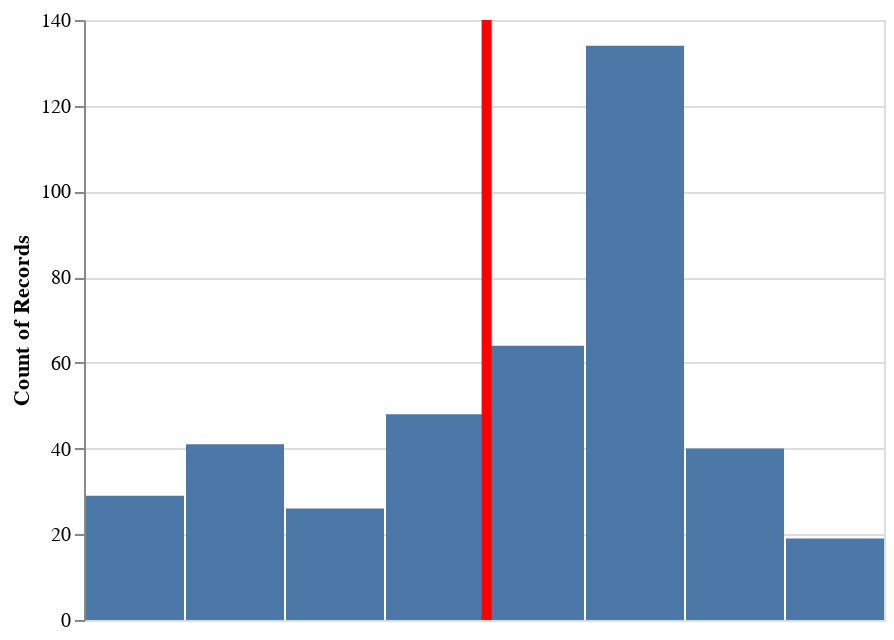

Notebook cell for this chart:
### Code cell
import altair as alt

bar = alt.Chart(files_per_company).mark_bar().encode(
    alt.X('num_files:Q', bin=True, axis=None),
    alt.Y('count()')
)

rule = alt.Chart(files_per_company).mark_rule(color='red').encode(
    x='mean(num_files):Q',
    size=alt.value(5)
)

bar + rule

### Figure 1 — Vega-Lite specification as saved in the notebook (floating-point values rounded to 4 significant figures; data arrays with more than 128 entries replaced by an {"elided": "..."} marker saying what was removed)
{"$schema": "https://vega.github.io/schema/vega-lite/v3.4.0.json", "config": {"mark": {"tooltip": null}, "view": {"height": 300, "width": 400}}, "data": {"name": "data-39e3fb0b381b529aa29d82b7936b02a9"}, "datasets": {"data-39e3fb0b381b529aa29d82b7936b02a9": {"elided": "401 records"}}, "layer": [{"encoding": {"x": {"axis": null, "bin": true, "field": "num_files", "type": "quantitative"}, "y": {"aggregate": "count", "type": "quantitative"}}, "mark": "bar"}, {"encoding": {"size": {"value": 5}, "x": {"aggregate": "mean", "field": "num_files", "type": "quantitative"}}, "mark": {"color": "red", "type": "rule"}}]}
